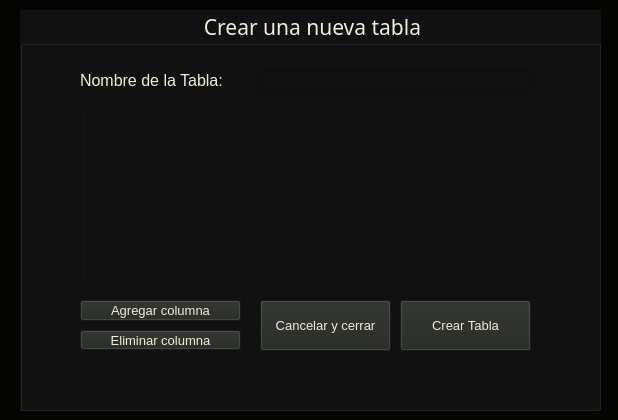
<?xml version="1.0" encoding="UTF-8"?>
<ui version="4.0">
 <class>dbms_create_table</class>
 <widget class="QWidget" name="dbms_create_table">
  <property name="geometry">
   <rect>
    <x>0</x>
    <y>0</y>
    <width>618</width>
    <height>420</height>
   </rect>
  </property>
  <property name="windowTitle">
   <string>Form</string>
  </property>
  <property name="styleSheet">
   <string notr="true">background-color: rgb(4, 4, 2);
color: rgb(245, 236, 218);
color: rgb(245, 236, 218);</string>
  </property>
  <widget class="QGroupBox" name="groupBox">
   <property name="geometry">
    <rect>
     <x>20</x>
     <y>10</y>
     <width>581</width>
     <height>401</height>
    </rect>
   </property>
   <property name="font">
    <font>
     <family>Sans Serif</family>
     <pointsize>16</pointsize>
    </font>
   </property>
   <property name="styleSheet">
    <string notr="true">background-color: rgb(17, 17, 17);</string>
   </property>
   <property name="title">
    <string>Crear una nueva tabla</string>
   </property>
   <property name="alignment">
    <set>Qt::AlignmentFlag::AlignCenter</set>
   </property>
   <widget class="QLabel" name="label">
    <property name="geometry">
     <rect>
      <x>60</x>
      <y>60</y>
      <width>161</width>
      <height>21</height>
     </rect>
    </property>
    <property name="font">
     <font>
      <pointsize>12</pointsize>
     </font>
    </property>
    <property name="text">
     <string>Nombre de la Tabla: </string>
    </property>
   </widget>
   <widget class="QLineEdit" name="leTableName">
    <property name="geometry">
     <rect>
      <x>240</x>
      <y>60</y>
      <width>271</width>
      <height>25</height>
     </rect>
    </property>
    <property name="font">
     <font>
      <pointsize>12</pointsize>
     </font>
    </property>
   </widget>
   <widget class="QPushButton" name="btnCancel">
    <property name="geometry">
     <rect>
      <x>240</x>
      <y>290</y>
      <width>131</width>
      <height>51</height>
     </rect>
    </property>
    <property name="font">
     <font>
      <pointsize>10</pointsize>
     </font>
    </property>
    <property name="styleSheet">
     <string notr="true">background-color: rgb(36, 38, 33);</string>
    </property>
    <property name="text">
     <string>Cancelar y cerrar</string>
    </property>
   </widget>
   <widget class="QPushButton" name="btnCreateTable">
    <property name="geometry">
     <rect>
      <x>380</x>
      <y>290</y>
      <width>131</width>
      <height>51</height>
     </rect>
    </property>
    <property name="font">
     <font>
      <pointsize>10</pointsize>
     </font>
    </property>
    <property name="styleSheet">
     <string notr="true">background-color: rgb(36, 38, 33);</string>
    </property>
    <property name="text">
     <string>Crear Tabla</string>
    </property>
   </widget>
   <widget class="QLabel" name="lMessage">
    <property name="geometry">
     <rect>
      <x>40</x>
      <y>360</y>
      <width>501</width>
      <height>31</height>
     </rect>
    </property>
    <property name="font">
     <font>
      <family>Source Code Pro Medium</family>
      <pointsize>11</pointsize>
     </font>
    </property>
    <property name="text">
     <string/>
    </property>
    <property name="alignment">
     <set>Qt::AlignmentFlag::AlignCenter</set>
    </property>
   </widget>
   <widget class="QTableWidget" name="twEditColumns">
    <property name="geometry">
     <rect>
      <x>60</x>
      <y>100</y>
      <width>451</width>
      <height>171</height>
     </rect>
    </property>
   </widget>
   <widget class="QPushButton" name="btnAddColumn">
    <property name="geometry">
     <rect>
      <x>60</x>
      <y>290</y>
      <width>161</width>
      <height>21</height>
     </rect>
    </property>
    <property name="font">
     <font>
      <pointsize>10</pointsize>
     </font>
    </property>
    <property name="styleSheet">
     <string notr="true">background-color: rgb(36, 38, 33);</string>
    </property>
    <property name="text">
     <string>Agregar columna</string>
    </property>
   </widget>
   <widget class="QPushButton" name="btnRemoveColumn">
    <property name="geometry">
     <rect>
      <x>60</x>
      <y>320</y>
      <width>161</width>
      <height>20</height>
     </rect>
    </property>
    <property name="font">
     <font>
      <pointsize>10</pointsize>
     </font>
    </property>
    <property name="styleSheet">
     <string notr="true">background-color: rgb(36, 38, 33);</string>
    </property>
    <property name="text">
     <string>Eliminar columna</string>
    </property>
   </widget>
  </widget>
 </widget>
 <resources/>
 <connections/>
</ui>
